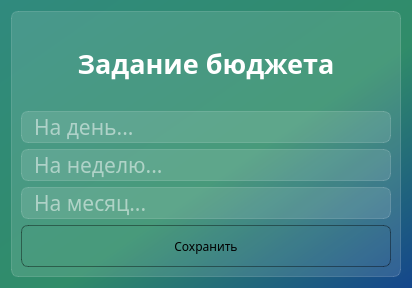
<?xml version="1.0" encoding="UTF-8"?>
<ui version="4.0">
 <class>Dialog</class>
 <widget class="QDialog" name="Dialog">
  <property name="geometry">
   <rect>
    <x>0</x>
    <y>0</y>
    <width>412</width>
    <height>288</height>
   </rect>
  </property>
  <property name="baseSize">
   <size>
    <width>412</width>
    <height>288</height>
   </size>
  </property>
  <property name="acceptDrops">
   <bool>true</bool>
  </property>
  <property name="windowTitle">
   <string>Бюджет</string>
  </property>
  <property name="styleSheet">
   <string notr="true">background-color: qlineargradient(spread:pad, x1:1, y1:1, x2:0, y2:0, stop:0 rgba(20, 70, 140, 255), stop:0.427447 rgba(48, 140, 105, 255), stop:1 rgba(48, 138,  126, 255));
font-family: BigCaslon;</string>
  </property>
  <layout class="QGridLayout" name="gridLayout">
   <item row="0" column="0">
    <widget class="QFrame" name="frame">
     <property name="styleSheet">
      <string notr="true">background-color: rgba(255, 255, 255, 30);
border: 1px solid rgba(255 ,255 ,255, 40);
border-radius: 7px;</string>
     </property>
     <property name="frameShape">
      <enum>QFrame::StyledPanel</enum>
     </property>
     <property name="frameShadow">
      <enum>QFrame::Raised</enum>
     </property>
     <layout class="QVBoxLayout" name="verticalLayout">
      <item>
       <widget class="QLabel" name="new_budget_label">
        <property name="styleSheet">
         <string notr="true">color: white;
font-weight: bold;
font-size: 20pt;
background-color: none;
border: none;</string>
        </property>
        <property name="text">
         <string>Задание бюджета</string>
        </property>
        <property name="alignment">
         <set>Qt::AlignCenter</set>
        </property>
       </widget>
      </item>
      <item>
       <widget class="QLineEdit" name="bud_per_day">
        <property name="toolTip">
         <string>&lt;html&gt;&lt;head/&gt;&lt;body&gt;&lt;p&gt;Введите максимально допустимую сумму затрат за день&lt;/p&gt;&lt;/body&gt;&lt;/html&gt;</string>
        </property>
        <property name="styleSheet">
         <string notr="true">font-size: 16pt;
color: white;
padding-left: 10px;
height: 30px;</string>
        </property>
        <property name="placeholderText">
         <string>На день...</string>
        </property>
       </widget>
      </item>
      <item>
       <widget class="QLineEdit" name="bud_per_week">
        <property name="toolTip">
         <string>&lt;html&gt;&lt;head/&gt;&lt;body&gt;&lt;p&gt;Введите максимально допустимую сумму затрат за неделю&lt;/p&gt;&lt;/body&gt;&lt;/html&gt;</string>
        </property>
        <property name="styleSheet">
         <string notr="true">font-size: 16pt;
color: white;
padding-left: 10px;
height: 30px;
</string>
        </property>
        <property name="alignment">
         <set>Qt::AlignLeading|Qt::AlignLeft|Qt::AlignVCenter</set>
        </property>
        <property name="placeholderText">
         <string>На неделю...</string>
        </property>
        <property name="clearButtonEnabled">
         <bool>false</bool>
        </property>
       </widget>
      </item>
      <item>
       <widget class="QLineEdit" name="bud_per_month">
        <property name="toolTip">
         <string>&lt;html&gt;&lt;head/&gt;&lt;body&gt;&lt;p&gt;Введите максимально допустимую сумму затрат за месяц&lt;/p&gt;&lt;/body&gt;&lt;/html&gt;</string>
        </property>
        <property name="styleSheet">
         <string notr="true">font-size: 16pt;
color: white;
padding-left: 10px;
height: 30px;</string>
        </property>
        <property name="placeholderText">
         <string>На месяц...</string>
        </property>
       </widget>
      </item>
      <item>
       <widget class="QPushButton" name="save_budget_button">
        <property name="styleSheet">
         <string notr="true">QPushButton {
background-color: rgba(255,255, 255, 0);
border: 1px solid rgba(0, 0, 0, 100);
border-radius: 7px;
height: 40px;
}
QPushButton:hover {
background-color: rgba(255, 255, 255, 40);
}

QPushButton:pressed {
background-color: rgba(255, 255, 255, 90);
}</string>
        </property>
        <property name="text">
         <string>Сохранить</string>
        </property>
        <property name="icon">
         <iconset resource="../../ORM_bookkeeper/res-new-window-rc.qrc">
          <normaloff>:/newPrefix/icons/change_budget.svg</normaloff>:/newPrefix/icons/change_budget.svg</iconset>
        </property>
        <property name="iconSize">
         <size>
          <width>24</width>
          <height>24</height>
         </size>
        </property>
       </widget>
      </item>
     </layout>
    </widget>
   </item>
  </layout>
 </widget>
 <resources>
  <include location="../../ORM_bookkeeper/res-new-window-rc.qrc"/>
 </resources>
 <connections/>
</ui>
